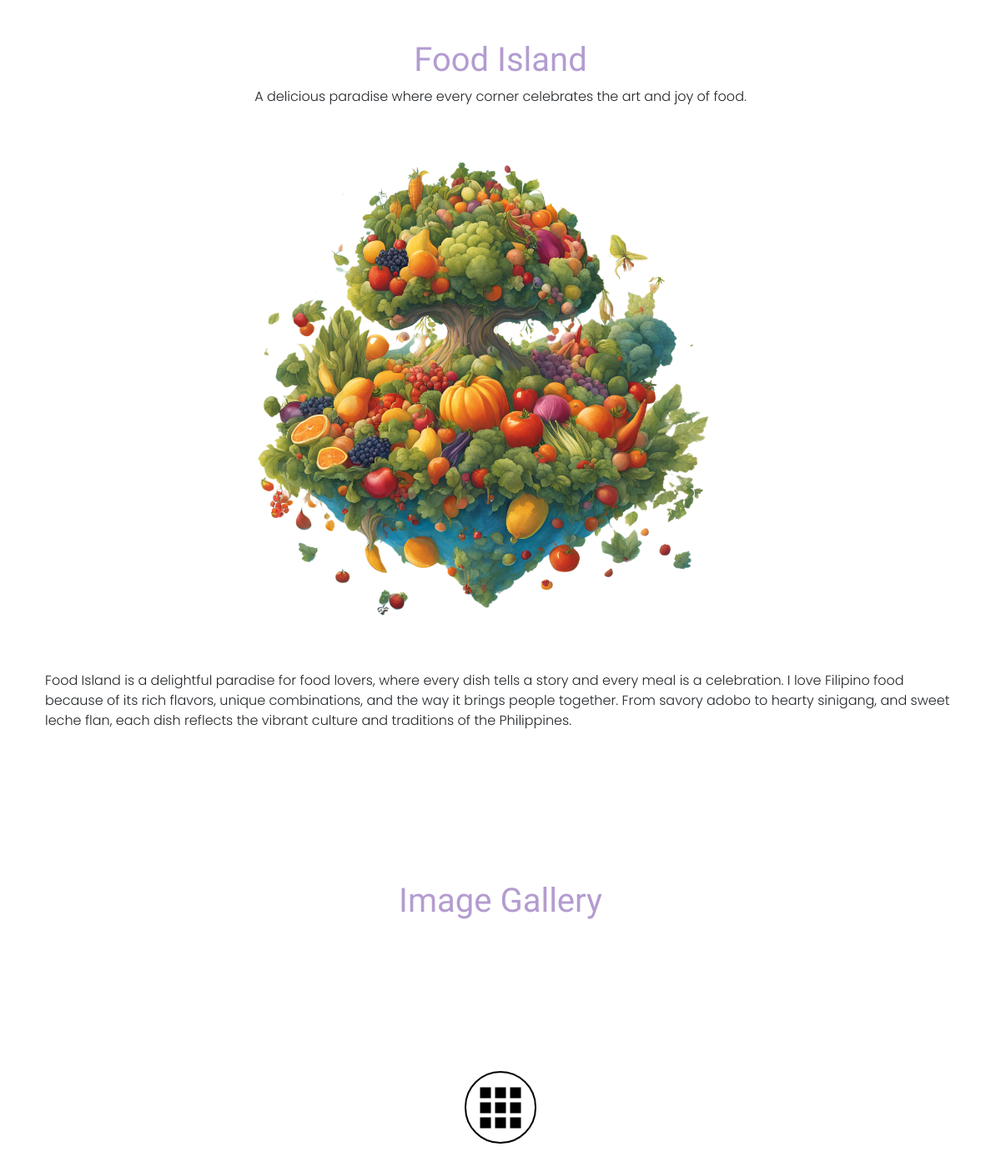
Page /details.php?islandID=3 on the committed database.
### tables this page shows
CREATE TABLE `islandsofpersonality` (
  `islandOfPersonalityID` int(4) NOT NULL,
  `name` varchar(40) NOT NULL,
  `shortDescription` varchar(300) DEFAULT NULL,
  `longDescription` varchar(900) DEFAULT NULL,
  `color` varchar(10) DEFAULT NULL,
  `image` varchar(50) DEFAULT NULL,
  `status` varchar(10) DEFAULT NULL
);

CREATE TABLE `islandcontents` (
  `islandContentID` int(4) NOT NULL,
  `islandOfPersonalityID` int(4) NOT NULL,
  `image` varchar(50) DEFAULT NULL,
  `content` varchar(300) NOT NULL,
  `color` varchar(10) DEFAULT NULL
);

### details.php (the view, shortened to what this page needs)
<?php
include 'db_connect.php';
if (isset($_GET['islandID'])) {
    $islandID = intval($_GET['islandID']);
} else {
    die("No ID provided.");
}
$query = "
    SELECT isp.name, isp.shortDescription, isp.longDescription, isp.image, isp.color
    FROM islandsofpersonality isp
    WHERE isp.islandOfPersonalityID = ?
";
$stmt = $mysqli->prepare($query);
$stmt->bind_param("i", $islandID);
$stmt->execute();
$result = $stmt->get_result();
if ($result && $result->num_rows > 0) {
    $row = $result->fetch_assoc();
} else {
    die("Island not found.");
}
$contentQuery = "
    SELECT image, content, color
    FROM islandcontents
    WHERE islandOfPersonalityID = ?
";
$contentStmt = $mysqli->prepare($contentQuery);
$contentStmt->bind_param("i", $islandID);
$contentStmt->execute();
$contentResult = $contentStmt->get_result();
?>
<!DOCTYPE html>
<html lang="en">
<?php include 'header.php'; ?>
<body bg-light>
    <section id="island-details">
        <div class="container mt-5">
            <div class="text-center mb-4">
                <h1 class="rammetto-one-regular" style="color: <?php echo htmlspecialchars($row['color']); ?>;">
                    <?php echo htmlspecialchars($row['name']); ?>
                </h1>
                <p class="poppins-light font-16"><?php echo htmlspecialchars($row['shortDescription']); ?></p>
            </div>
            <div class="text-center mb-4">
                <img
                    src="img/<?php echo htmlspecialchars($row['image']); ?>"
                    alt="<?php echo htmlspecialchars($row['name']); ?>"
                    class="img-fluid floating"
                    style="max-height: 700px;">
            </div>
            <div class="container mt-3">
                <p class="poppins-light font-16"><?php echo nl2br(htmlspecialchars($row['longDescription'])); ?></p>
            </div>
        </div>
    </section>
    <section class="photoBox">
    <h1 class="text-center mb-4 rammetto-one-regular" style="color: <?php echo htmlspecialchars($row['color']); ?>;">Image Gallery</h1>
    <div class="gallery">
      <input type="checkbox">
      <?php if ($contentResult && $contentResult->num_rows > 0): ?>
            <?php while ($contentRow = $contentResult->fetch_assoc()): ?>
                <img
                    src="img/<?php echo htmlspecialchars($contentRow['image']); ?>"
                    alt="<?php echo htmlspecialchars($contentRow['content']); ?>"
                    >
            <?php endwhile; ?>
        <?php else: ?>
            <p>No images available for this island.</p>
        <?php endif; ?>
    </div>
  </section>
</body>
</html>

### header.php (style rules this page uses)
.rammetto-one-regular { font-family: "Rammetto One", sans-serif; font-weight: 400; font-style: normal; }
.poppins-light { font-family: "Poppins", sans-serif; font-weight: 300; font-style: normal; }
.floating { width: auto; height: auto; border-radius: 10px; animation: float 3s ease-in-out infinite; }
.gallery { --s: 130px; display: grid; grid-template-columns: repeat(3, auto); gap: 5px; position: relative; }
.gallery input { position: absolute; border: 2px solid #000; border-radius: 50%; inset: calc(50% - var(--s)/3); cursor: pointer; --g: linear-gradient(#000 0 0) no-repeat; background: var(--g) 50%/var(--b, 0%) 3px, var(--g) 50%/3px var(--b, 0%); transition: 1.5s; -webkit-appearance: none; -moz-appearance: none; appearance: none; }
.gallery > img { width: var(--s); aspect-ratio: 1; object-fit: cover; transform: scale(.1); filter: brightness(0); pointer-events: none; transform-origin: var(--x) var(--y); transition: 1s calc((var(--i) - 1)*.1s); }
.gallery > img:nth-of-type(1) { --i:1;--x: 150%;--y:150%; }
.gallery > img:nth-of-type(2) { --i:2;--x: 50%;--y:150%; }
.gallery > img:nth-of-type(3) { --i:3;--x: -50%;--y:150%; }
.gallery > img:nth-of-type(4) { --i:4;--x: 150%;--y:50%; }
.gallery > img:nth-of-type(5) { --i:5 }
.gallery > img:nth-of-type(6) { --i:6;--x: -50%;--y:50%; }
.gallery > img:nth-of-type(7) { --i:7;--x: 150%;--y:-50%; }
.gallery > img:nth-of-type(8) { --i:8;--x: 50%;--y:-50%; }
.gallery > img:nth-of-type(9) { --i:9;--x: -50%;--y:-50%; }
.photoBox { margin: 0; min-height: 100vh; display: grid; place-content: center; }

### rows in the picture
islandsofpersonality: name "Food Island", shortDescription "A delicious paradise where every corner celebrates the art and joy of food.", image (picture), longDescription "Food Island is a delightful paradise for food lovers, where every dish tells a story and every meal is a celebration. I love Filipino food because of its rich flavors, unique combinations, and the way it brings people together. From savory adobo to hearty sinigang, and sweet leche flan, each dish reflects the vibrant culture and traditions of the Philippines."
islandcontents: image (picture)
islandcontents: image (picture)
islandcontents: image (picture)
islandcontents: image (picture)
islandcontents: image (picture)
islandcontents: image (picture)
islandcontents: image (picture)
islandcontents: image (picture)
islandcontents: image (picture)
